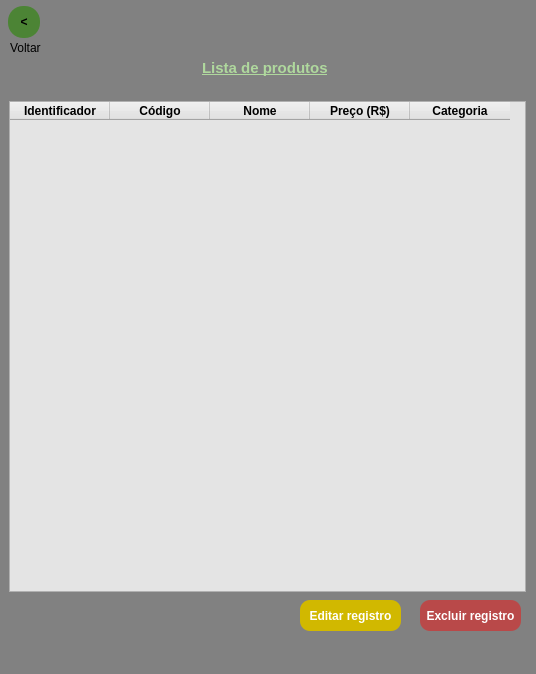
<?xml version="1.0" encoding="UTF-8"?>
<ui version="4.0">
 <class>MainWindow</class>
 <widget class="QMainWindow" name="MainWindow">
  <property name="geometry">
   <rect>
    <x>0</x>
    <y>0</y>
    <width>536</width>
    <height>674</height>
   </rect>
  </property>
  <property name="windowTitle">
   <string>Consultando produtos</string>
  </property>
  <property name="styleSheet">
   <string notr="true">background-color: rgb(129, 129, 129);</string>
  </property>
  <widget class="QWidget" name="centralwidget">
   <widget class="QPushButton" name="botao_voltar">
    <property name="geometry">
     <rect>
      <x>8</x>
      <y>6</y>
      <width>32</width>
      <height>32</height>
     </rect>
    </property>
    <property name="font">
     <font>
      <weight>75</weight>
      <bold>true</bold>
     </font>
    </property>
    <property name="styleSheet">
     <string notr="true">background-color: rgb(76, 132, 53);
border-radius: 15px;
border-style: outset;
border-width: 0px;</string>
    </property>
    <property name="text">
     <string>&lt;</string>
    </property>
   </widget>
   <widget class="QLabel" name="texto_botaoVoltar">
    <property name="geometry">
     <rect>
      <x>10</x>
      <y>40</y>
      <width>31</width>
      <height>16</height>
     </rect>
    </property>
    <property name="text">
     <string>Voltar</string>
    </property>
   </widget>
   <widget class="QLabel" name="label">
    <property name="geometry">
     <rect>
      <x>202</x>
      <y>60</y>
      <width>132</width>
      <height>16</height>
     </rect>
    </property>
    <property name="font">
     <font>
      <pointsize>11</pointsize>
      <weight>75</weight>
      <bold>true</bold>
      <underline>true</underline>
     </font>
    </property>
    <property name="styleSheet">
     <string notr="true">color: rgb(175, 216, 157);</string>
    </property>
    <property name="text">
     <string>Lista de produtos</string>
    </property>
   </widget>
   <widget class="QTableWidget" name="tableWidget">
    <property name="geometry">
     <rect>
      <x>9</x>
      <y>101</y>
      <width>517</width>
      <height>491</height>
     </rect>
    </property>
    <property name="styleSheet">
     <string notr="true">background-color: rgb(228, 228, 228);</string>
    </property>
    <property name="gridStyle">
     <enum>Qt::NoPen</enum>
    </property>
    <column>
     <property name="text">
      <string>Identificador</string>
     </property>
     <property name="font">
      <font>
       <weight>75</weight>
       <bold>true</bold>
      </font>
     </property>
     <property name="background">
      <color>
       <red>255</red>
       <green>255</green>
       <blue>255</blue>
      </color>
     </property>
     <property name="foreground">
      <brush brushstyle="NoBrush">
       <color alpha="255">
        <red>0</red>
        <green>0</green>
        <blue>0</blue>
       </color>
      </brush>
     </property>
    </column>
    <column>
     <property name="text">
      <string>Código</string>
     </property>
     <property name="font">
      <font>
       <weight>75</weight>
       <bold>true</bold>
      </font>
     </property>
     <property name="background">
      <color>
       <red>255</red>
       <green>255</green>
       <blue>255</blue>
      </color>
     </property>
     <property name="foreground">
      <brush brushstyle="NoBrush">
       <color alpha="255">
        <red>0</red>
        <green>0</green>
        <blue>0</blue>
       </color>
      </brush>
     </property>
    </column>
    <column>
     <property name="text">
      <string>Nome</string>
     </property>
     <property name="font">
      <font>
       <weight>75</weight>
       <bold>true</bold>
      </font>
     </property>
     <property name="background">
      <color>
       <red>255</red>
       <green>255</green>
       <blue>255</blue>
      </color>
     </property>
     <property name="foreground">
      <brush brushstyle="NoBrush">
       <color alpha="255">
        <red>0</red>
        <green>0</green>
        <blue>0</blue>
       </color>
      </brush>
     </property>
    </column>
    <column>
     <property name="text">
      <string>Preço (R$)</string>
     </property>
     <property name="font">
      <font>
       <weight>75</weight>
       <bold>true</bold>
      </font>
     </property>
     <property name="background">
      <color>
       <red>255</red>
       <green>255</green>
       <blue>255</blue>
      </color>
     </property>
     <property name="foreground">
      <brush brushstyle="NoBrush">
       <color alpha="255">
        <red>0</red>
        <green>0</green>
        <blue>0</blue>
       </color>
      </brush>
     </property>
    </column>
    <column>
     <property name="text">
      <string>Categoria</string>
     </property>
     <property name="font">
      <font>
       <weight>75</weight>
       <bold>true</bold>
      </font>
     </property>
     <property name="background">
      <color>
       <red>255</red>
       <green>255</green>
       <blue>255</blue>
      </color>
     </property>
     <property name="foreground">
      <brush brushstyle="NoBrush">
       <color alpha="255">
        <red>0</red>
        <green>0</green>
        <blue>0</blue>
       </color>
      </brush>
     </property>
    </column>
   </widget>
   <widget class="QPushButton" name="excluirRegistro">
    <property name="geometry">
     <rect>
      <x>420</x>
      <y>600</y>
      <width>101</width>
      <height>31</height>
     </rect>
    </property>
    <property name="font">
     <font>
      <weight>75</weight>
      <bold>true</bold>
     </font>
    </property>
    <property name="styleSheet">
     <string notr="true">color: rgb(255, 255, 255);
border-radius: 10px;
border-style: outset;
background-color: rgb(185, 73, 73);</string>
    </property>
    <property name="text">
     <string>Excluir registro</string>
    </property>
   </widget>
   <widget class="QPushButton" name="editarRegistro">
    <property name="geometry">
     <rect>
      <x>300</x>
      <y>600</y>
      <width>101</width>
      <height>31</height>
     </rect>
    </property>
    <property name="font">
     <font>
      <weight>75</weight>
      <bold>true</bold>
     </font>
    </property>
    <property name="styleSheet">
     <string notr="true">color: rgb(255, 255, 255);
border-radius: 10px;
border-style: outset;
background-color: rgb(209, 184, 0);</string>
    </property>
    <property name="text">
     <string>Editar registro</string>
    </property>
   </widget>
  </widget>
  <widget class="QMenuBar" name="menubar">
   <property name="geometry">
    <rect>
     <x>0</x>
     <y>0</y>
     <width>536</width>
     <height>21</height>
    </rect>
   </property>
  </widget>
  <widget class="QStatusBar" name="statusbar"/>
 </widget>
 <resources/>
 <connections/>
</ui>
